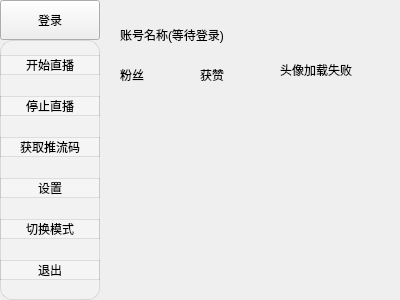
<?xml version="1.0" encoding="UTF-8"?>
<ui version="4.0">
 <class>MainWindow</class>
 <widget class="QWidget" name="MainWindow">
  <property name="geometry">
   <rect>
    <x>0</x>
    <y>0</y>
    <width>400</width>
    <height>300</height>
   </rect>
  </property>
  <property name="minimumSize">
   <size>
    <width>400</width>
    <height>300</height>
   </size>
  </property>
  <property name="maximumSize">
   <size>
    <width>400</width>
    <height>300</height>
   </size>
  </property>
  <property name="baseSize">
   <size>
    <width>0</width>
    <height>0</height>
   </size>
  </property>
  <property name="windowTitle">
   <string>BiliBili直播推流码获取</string>
  </property>
  <property name="styleSheet">
   <string notr="true"/>
  </property>
  <widget class="QWidget" name="home_right_button" native="true">
   <property name="geometry">
    <rect>
     <x>0</x>
     <y>40</y>
     <width>100</width>
     <height>260</height>
    </rect>
   </property>
   <property name="styleSheet">
    <string notr="true"> background: rgba(255, 255, 255,0.2);
 backdrop-filter: blur(10px);
 border-radius: 12px;
 border: 1px solid rgba(0, 0, 0, 0.1);
 box-shadow: 0 4px 6px rgba(0, 0, 0, 0.1), 0 1px 3px rgba(0, 0, 0, 0.08);
 width: 100%;
 box-sizing: border-box;</string>
   </property>
   <layout class="QVBoxLayout" name="verticalLayout_2">
    <item>
     <widget class="QPushButton" name="live_start">
      <property name="text">
       <string>开始直播</string>
      </property>
     </widget>
    </item>
    <item>
     <widget class="QPushButton" name="live_stop">
      <property name="text">
       <string>停止直播</string>
      </property>
     </widget>
    </item>
    <item>
     <widget class="QPushButton" name="get_stram">
      <property name="text">
       <string>获取推流码</string>
      </property>
     </widget>
    </item>
    <item>
     <widget class="QPushButton" name="setting">
      <property name="text">
       <string>设置</string>
      </property>
     </widget>
    </item>
    <item>
     <widget class="QPushButton" name="change_mode">
      <property name="text">
       <string>切换模式</string>
      </property>
     </widget>
    </item>
    <item>
     <widget class="QPushButton" name="quit">
      <property name="text">
       <string>退出</string>
      </property>
     </widget>
    </item>
   </layout>
  </widget>
  <widget class="QPushButton" name="login">
   <property name="geometry">
    <rect>
     <x>0</x>
     <y>0</y>
     <width>100</width>
     <height>40</height>
    </rect>
   </property>
   <property name="text">
    <string>登录</string>
   </property>
  </widget>
  <widget class="QStackedWidget" name="stackedWidget">
   <property name="geometry">
    <rect>
     <x>110</x>
     <y>10</y>
     <width>280</width>
     <height>280</height>
    </rect>
   </property>
   <widget class="QWidget" name="info_page">
    <widget class="QLabel" name="avatar">
     <property name="geometry">
      <rect>
       <x>170</x>
       <y>10</y>
       <width>100</width>
       <height>100</height>
      </rect>
     </property>
     <property name="text">
      <string>头像加载失败</string>
     </property>
    </widget>
    <widget class="QLabel" name="name">
     <property name="geometry">
      <rect>
       <x>10</x>
       <y>10</y>
       <width>150</width>
       <height>30</height>
      </rect>
     </property>
     <property name="text">
      <string>账号名称(等待登录)</string>
     </property>
    </widget>
    <widget class="QLabel" name="fans">
     <property name="geometry">
      <rect>
       <x>10</x>
       <y>50</y>
       <width>70</width>
       <height>30</height>
      </rect>
     </property>
     <property name="text">
      <string>粉丝</string>
     </property>
    </widget>
    <widget class="QLabel" name="like">
     <property name="geometry">
      <rect>
       <x>90</x>
       <y>50</y>
       <width>70</width>
       <height>30</height>
      </rect>
     </property>
     <property name="text">
      <string>获赞</string>
     </property>
    </widget>
   </widget>
   <widget class="QWidget" name="setting_page"/>
   <widget class="QWidget" name="login_page"/>
  </widget>
 </widget>
 <resources/>
 <connections/>
</ui>
